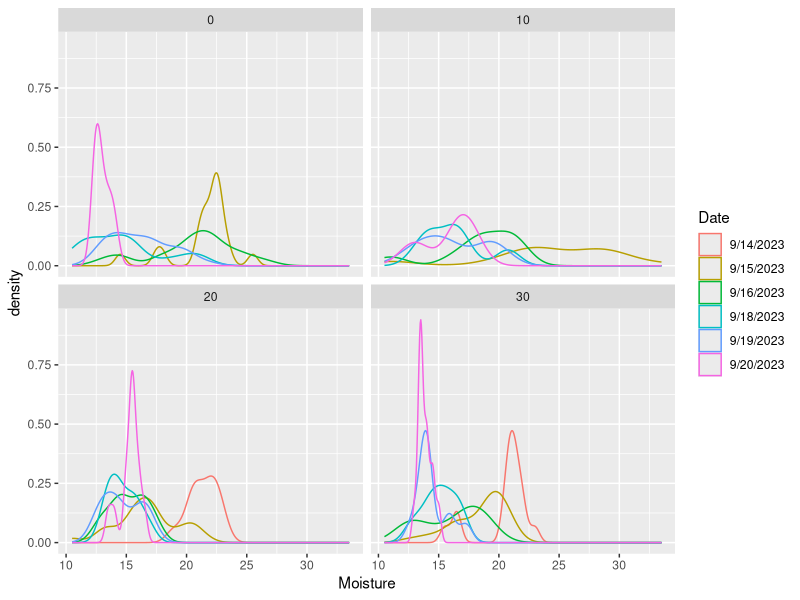
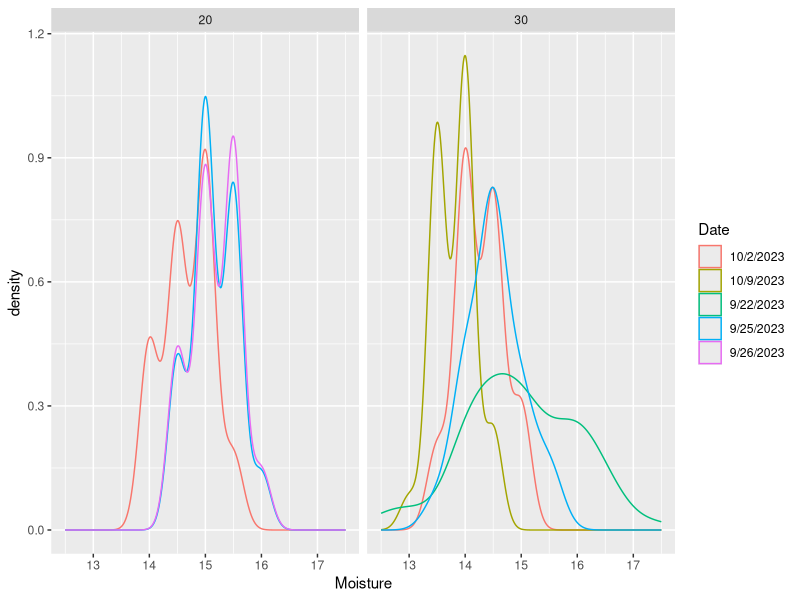

These charts were generated, in order, by the following R code:
## ---- chunk 1
knitr::opts_chunk$set(echo = TRUE)
## ---- chunk 2
library('tidyverse')
library(readr)
Moisture_2_S <- read_csv("Moisture_Equilibrium.csv")
Moisture_4_S <- read_csv("Moistures_csv - Copy.csv")

## ---- chunk 3

ggplot(Moisture_4_S, aes(x = Moisture, color = Date))+
  facet_wrap(~Stack_No)+
  geom_density()

## ---- chunk 4

ggplot(Moisture_2_S, aes(x = Moisture, color = Date))+
  facet_wrap(~Stack_No)+
  geom_density()

